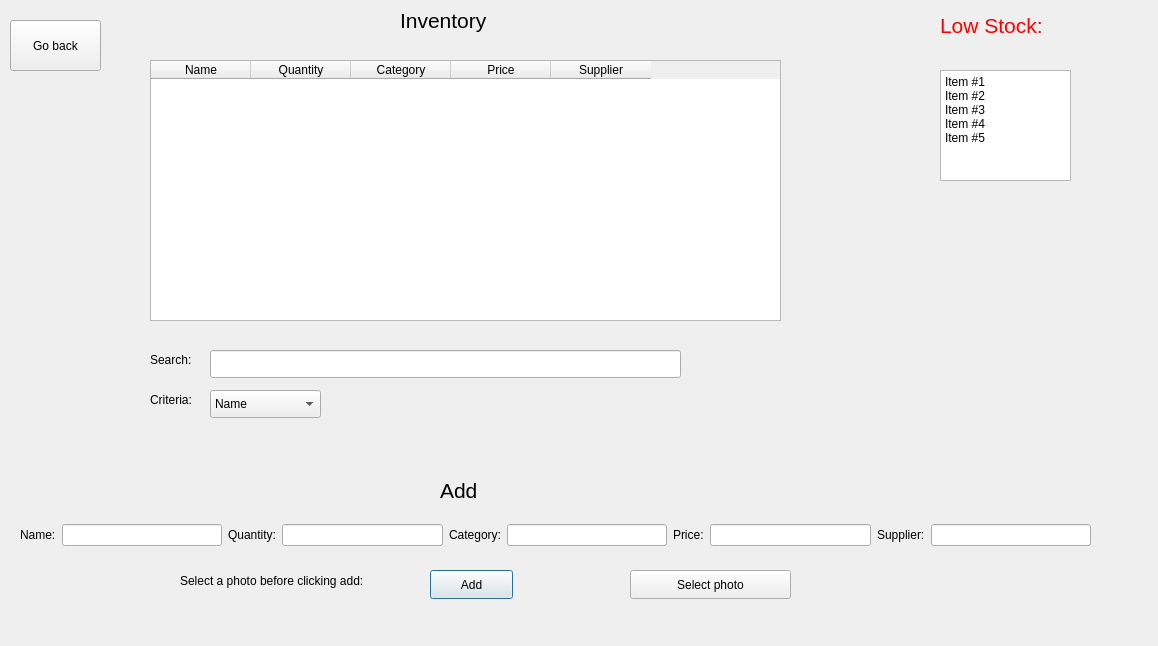
<?xml version="1.0" encoding="UTF-8"?>
<ui version="4.0">
 <class>InventoryForm</class>
 <widget class="QDialog" name="InventoryForm">
  <property name="geometry">
   <rect>
    <x>0</x>
    <y>0</y>
    <width>1158</width>
    <height>646</height>
   </rect>
  </property>
  <property name="windowTitle">
   <string>Dialog</string>
  </property>
  <property name="styleSheet">
   <string notr="true"/>
  </property>
  <widget class="QTableWidget" name="tableWidgetInventoryItems">
   <property name="geometry">
    <rect>
     <x>150</x>
     <y>60</y>
     <width>631</width>
     <height>261</height>
    </rect>
   </property>
   <column>
    <property name="text">
     <string>Name</string>
    </property>
   </column>
   <column>
    <property name="text">
     <string>Quantity</string>
    </property>
    <property name="font">
     <font>
      <pointsize>9</pointsize>
     </font>
    </property>
   </column>
   <column>
    <property name="text">
     <string>Category</string>
    </property>
   </column>
   <column>
    <property name="text">
     <string>Price</string>
    </property>
   </column>
   <column>
    <property name="text">
     <string>Supplier</string>
    </property>
   </column>
  </widget>
  <widget class="QLabel" name="label">
   <property name="geometry">
    <rect>
     <x>400</x>
     <y>0</y>
     <width>111</width>
     <height>41</height>
    </rect>
   </property>
   <property name="font">
    <font>
     <pointsize>16</pointsize>
    </font>
   </property>
   <property name="text">
    <string>Inventory</string>
   </property>
  </widget>
  <widget class="QLabel" name="label_2">
   <property name="geometry">
    <rect>
     <x>150</x>
     <y>350</y>
     <width>63</width>
     <height>20</height>
    </rect>
   </property>
   <property name="text">
    <string>Search:</string>
   </property>
  </widget>
  <widget class="QLineEdit" name="lineEditSearch">
   <property name="geometry">
    <rect>
     <x>210</x>
     <y>350</y>
     <width>471</width>
     <height>28</height>
    </rect>
   </property>
  </widget>
  <widget class="QComboBox" name="comboBoxCriteria">
   <property name="geometry">
    <rect>
     <x>210</x>
     <y>390</y>
     <width>111</width>
     <height>28</height>
    </rect>
   </property>
   <item>
    <property name="text">
     <string>Name</string>
    </property>
   </item>
   <item>
    <property name="text">
     <string>Category</string>
    </property>
   </item>
   <item>
    <property name="text">
     <string>Supplier</string>
    </property>
   </item>
  </widget>
  <widget class="QLabel" name="label_3">
   <property name="geometry">
    <rect>
     <x>150</x>
     <y>390</y>
     <width>63</width>
     <height>20</height>
    </rect>
   </property>
   <property name="text">
    <string>Criteria:</string>
   </property>
  </widget>
  <widget class="QLabel" name="label_4">
   <property name="geometry">
    <rect>
     <x>440</x>
     <y>470</y>
     <width>51</width>
     <height>41</height>
    </rect>
   </property>
   <property name="font">
    <font>
     <pointsize>16</pointsize>
    </font>
   </property>
   <property name="text">
    <string>Add</string>
   </property>
  </widget>
  <widget class="QPushButton" name="pushButtonAdd">
   <property name="geometry">
    <rect>
     <x>430</x>
     <y>570</y>
     <width>83</width>
     <height>29</height>
    </rect>
   </property>
   <property name="text">
    <string>Add</string>
   </property>
  </widget>
  <widget class="QLabel" name="label_10">
   <property name="geometry">
    <rect>
     <x>940</x>
     <y>10</y>
     <width>131</width>
     <height>31</height>
    </rect>
   </property>
   <property name="font">
    <font>
     <pointsize>16</pointsize>
    </font>
   </property>
   <property name="styleSheet">
    <string notr="true">color:red;</string>
   </property>
   <property name="text">
    <string>Low Stock:</string>
   </property>
  </widget>
  <widget class="QTextEdit" name="textEditLowStock">
   <property name="geometry">
    <rect>
     <x>940</x>
     <y>70</y>
     <width>131</width>
     <height>111</height>
    </rect>
   </property>
   <property name="html">
    <string>&lt;!DOCTYPE HTML PUBLIC &quot;-//W3C//DTD HTML 4.0//EN&quot; &quot;http://www.w3.org/TR/REC-html40/strict.dtd&quot;&gt;
&lt;html&gt;&lt;head&gt;&lt;meta name=&quot;qrichtext&quot; content=&quot;1&quot; /&gt;&lt;meta charset=&quot;utf-8&quot; /&gt;&lt;style type=&quot;text/css&quot;&gt;
p, li { white-space: pre-wrap; }
hr { height: 1px; border-width: 0; }
li.unchecked::marker { content: &quot;\2610&quot;; }
li.checked::marker { content: &quot;\2612&quot;; }
&lt;/style&gt;&lt;/head&gt;&lt;body style=&quot; font-family:'Segoe UI'; font-size:9pt; font-weight:400; font-style:normal;&quot;&gt;
&lt;p style=&quot; margin-top:0px; margin-bottom:0px; margin-left:0px; margin-right:0px; -qt-block-indent:0; text-indent:0px;&quot;&gt;Item #1&lt;/p&gt;
&lt;p style=&quot; margin-top:0px; margin-bottom:0px; margin-left:0px; margin-right:0px; -qt-block-indent:0; text-indent:0px;&quot;&gt;Item #2&lt;/p&gt;
&lt;p style=&quot; margin-top:0px; margin-bottom:0px; margin-left:0px; margin-right:0px; -qt-block-indent:0; text-indent:0px;&quot;&gt;Item #3&lt;/p&gt;
&lt;p style=&quot; margin-top:0px; margin-bottom:0px; margin-left:0px; margin-right:0px; -qt-block-indent:0; text-indent:0px;&quot;&gt;Item #4&lt;/p&gt;
&lt;p style=&quot; margin-top:0px; margin-bottom:0px; margin-left:0px; margin-right:0px; -qt-block-indent:0; text-indent:0px;&quot;&gt;Item #5&lt;/p&gt;&lt;/body&gt;&lt;/html&gt;</string>
   </property>
  </widget>
  <widget class="QPushButton" name="pushButton_Go_back">
   <property name="geometry">
    <rect>
     <x>10</x>
     <y>20</y>
     <width>91</width>
     <height>51</height>
    </rect>
   </property>
   <property name="text">
    <string>Go back</string>
   </property>
  </widget>
  <widget class="QPushButton" name="pushButtonSelectPhoto">
   <property name="geometry">
    <rect>
     <x>630</x>
     <y>570</y>
     <width>161</width>
     <height>29</height>
    </rect>
   </property>
   <property name="text">
    <string>Select photo</string>
   </property>
  </widget>
  <widget class="QLabel" name="label_11">
   <property name="geometry">
    <rect>
     <x>180</x>
     <y>560</y>
     <width>251</width>
     <height>41</height>
    </rect>
   </property>
   <property name="text">
    <string>Select a photo before clicking add:</string>
   </property>
  </widget>
  <widget class="QWidget" name="">
   <property name="geometry">
    <rect>
     <x>20</x>
     <y>520</y>
     <width>1071</width>
     <height>30</height>
    </rect>
   </property>
   <layout class="QHBoxLayout" name="horizontalLayout">
    <item>
     <widget class="QLabel" name="label_5">
      <property name="text">
       <string>Name:</string>
      </property>
     </widget>
    </item>
    <item>
     <widget class="QLineEdit" name="lineEditAddName"/>
    </item>
    <item>
     <widget class="QLabel" name="label_6">
      <property name="text">
       <string>Quantity:</string>
      </property>
     </widget>
    </item>
    <item>
     <widget class="QLineEdit" name="lineEditAddQuantity"/>
    </item>
    <item>
     <widget class="QLabel" name="label_7">
      <property name="text">
       <string>Category:</string>
      </property>
     </widget>
    </item>
    <item>
     <widget class="QLineEdit" name="lineEditAddCategory"/>
    </item>
    <item>
     <widget class="QLabel" name="label_8">
      <property name="text">
       <string>Price:</string>
      </property>
     </widget>
    </item>
    <item>
     <widget class="QLineEdit" name="lineEditAddPrice"/>
    </item>
    <item>
     <widget class="QLabel" name="label_9">
      <property name="text">
       <string>Supplier:</string>
      </property>
     </widget>
    </item>
    <item>
     <widget class="QLineEdit" name="lineEditAddSupplier"/>
    </item>
   </layout>
  </widget>
 </widget>
 <resources/>
 <connections/>
</ui>
